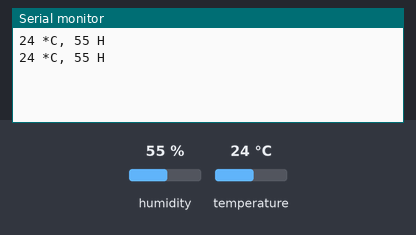
A sketch run on a simulated Arduino Uno, built with avr-gcc and run on an emulated ATmega328P. On the bench: the last lines printed to the serial monitor. The inputs (shaded band) are chosen by the test bench; at power-on: humidity 55 %, temperature 24 °C.

Above: at 2.3 s.
2.4 s: humidity set to 22 %
At 3.8 s:
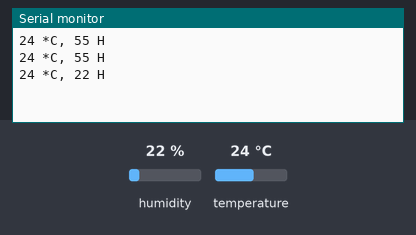
4.5 s: temperature set to 12 °C
At 5.8 s:
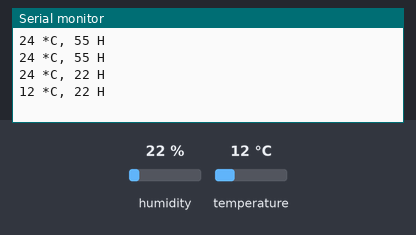
6.6 s: humidity set to 40 %
At 8.6 s:
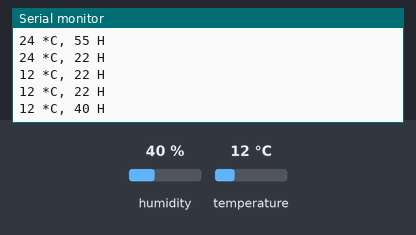
Timing chart, 0 to 10.1 s (numbered marks = the images above; inputs shaded):
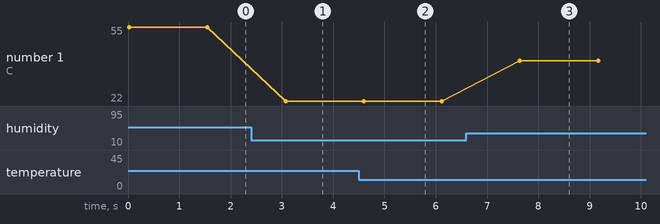

The sketch:

DHT11_with_arduino_code.ino
```cpp
#include <SimpleDHT.h>
// for DHT11,
// VCC: 5V or 3V
// GND: GND
// DATA: 3
int pinDHT11 = 3;
SimpleDHT11 dht11(pinDHT11);
void setup() {
 // start working...
 Serial.println("Temperature and Humidity Data");
 Serial.begin(9600);
}
void loop() {
 // read without samples.
 byte temperature = 0;
 byte humidity = 0;
 int err = SimpleDHTErrSuccess;
 if ((err = dht11.read(&temperature, &humidity, NULL)) != SimpleDHTErrSuccess) {
 Serial.print("Read DHT11 failed, err="); Serial.print(SimpleDHTErrCode(err));
 Serial.print(","); Serial.println(SimpleDHTErrDuration(err)); delay(1000);
 return;
 }
 Serial.print((int)temperature); Serial.print(" *C, ");
 Serial.print((int)humidity); Serial.println(" H");
 // DHT11 sampling rate is 1HZ.
 delay(1500);
}
```

Pressure_sensor_BMP180__code.ino
```cpp
#include <Wire.h>
#include <Adafruit_Sensor.h>
#include <Adafruit_BMP085_U.h>
/* This driver uses the Adafruit unified sensor library (Adafruit_Sensor),
 which provides a common 'type' for sensor data and some helper functions.

 To use this driver you will also need to download the Adafruit_Sensor
 library and include it in your libraries folder.
 You should also assign a unique ID to this sensor for use with
 the Adafruit Sensor API so that you can identify this particular
 sensor in any data logs, etc. To assign a unique ID, simply
 provide an appropriate value in the constructor below (12345
 is used by default in this example).

 Connections
 ===========
 Connect SCL to analog 5
 Connect SDA to analog 4
 Connect VCC to 3.3V DC
 Connect GROUND to common ground

 History
 =======
 2013/JUN/17 - Updated altitude calculations (KTOWN)
 2013/FEB/13 - First version (KTOWN)
*/

Adafruit_BMP085_Unified bmp = Adafruit_BMP085_Unified(10085);
/**************************/
/*
 Displays some basic information on this sensor from the unified
 sensor API sensor_t type (see Adafruit_Sensor for more information)
*/
/**************************/
void displaySensorDetails(void)
{
 sensor_t sensor;
 bmp.getSensor(&sensor);
 Serial.println("------------------------------------");
 Serial.print ("Sensor: "); Serial.println(sensor.name);
 Serial.print ("Driver Ver: "); Serial.println(sensor.version);
 Serial.print ("Unique ID: "); Serial.println(sensor.sensor_id);
 Serial.print ("Max Value: "); Serial.print(sensor.max_value); Serial.println(" hPa");
 Serial.print ("Min Value: "); Serial.print(sensor.min_value); Serial.println(" hPa");
 Serial.print ("Resolution: "); Serial.print(sensor.resolution); Serial.println(" hPa");
 Serial.println("------------------------------------");
 Serial.println("");
 delay(250);
}
/**************************/
/*
 Arduino setup function (automatically called at startup)
*/
```

Measured:
- after the input at 2.4 s, the serial monitor: prints a new line after 0.67 s (image 1)
- after the input at 4.5 s, the serial monitor: prints a new line after 0.09 s (image 2)
- after the input at 6.6 s, the serial monitor: prints a new line after 1.0 s (image 3)
- plotted number 1: 55 → 22 after the input at 2.4 s, 22 → 40 after the input at 6.6 s
